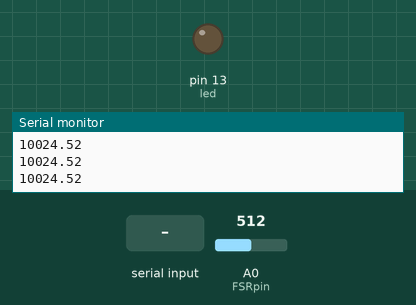
A sketch run on a simulated Arduino Uno, built with avr-gcc and run on an emulated ATmega328P. On the bench: output pins drawn as LEDs (lit = HIGH), the last lines printed to the serial monitor. Inputs (shaded band) come from the test bench; at power-on: A0 (FSRpin) = 512.

Above: at 1.2 s.
1.3 s: "1" received over Serial
At 2.6 s:
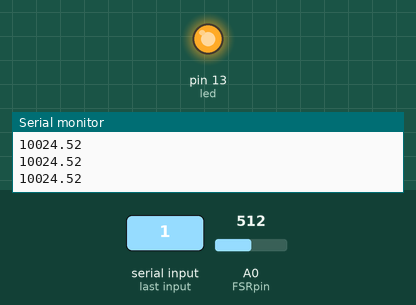
2.9 s: A0 (FSRpin) set to 1006
4.4 s: A0 (FSRpin) set to 1023
6.3 s: "0" received over Serial
At 7.0 s:
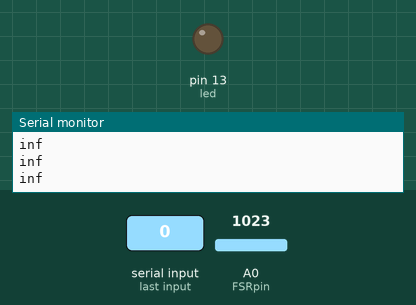
Timing chart, 0 to 8.9 s (numbered marks = the images above; inputs shaded):
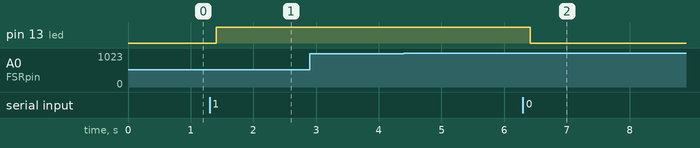

Measured:
- after the input at 1.3 s, pin 13 (led): LOW → HIGH after 0.11 s
- after the input at 6.3 s, pin 13 (led): HIGH → LOW after 0.12 s

The sketch:

VS_C_Flex_LED.ino
```cpp
int led = 13;
int FSRpin = 0;
int Vo;
float Rfsr;

void setup() {
  pinMode(led, OUTPUT);
  Serial.begin(9600);
}

void loop() {
  if(Serial.available())
  {
    int c = Serial.read();
    if(c == '1')
      digitalWrite(led, HIGH);
    else if(c == '0')
      digitalWrite(led, LOW);
  }
  Vo = analogRead(FSRpin);
  Rfsr = ((9.78 * Vo) / (1 - (Vo / 1023.0)));
  Serial.println(Rfsr);
  delay(200);
}
```
